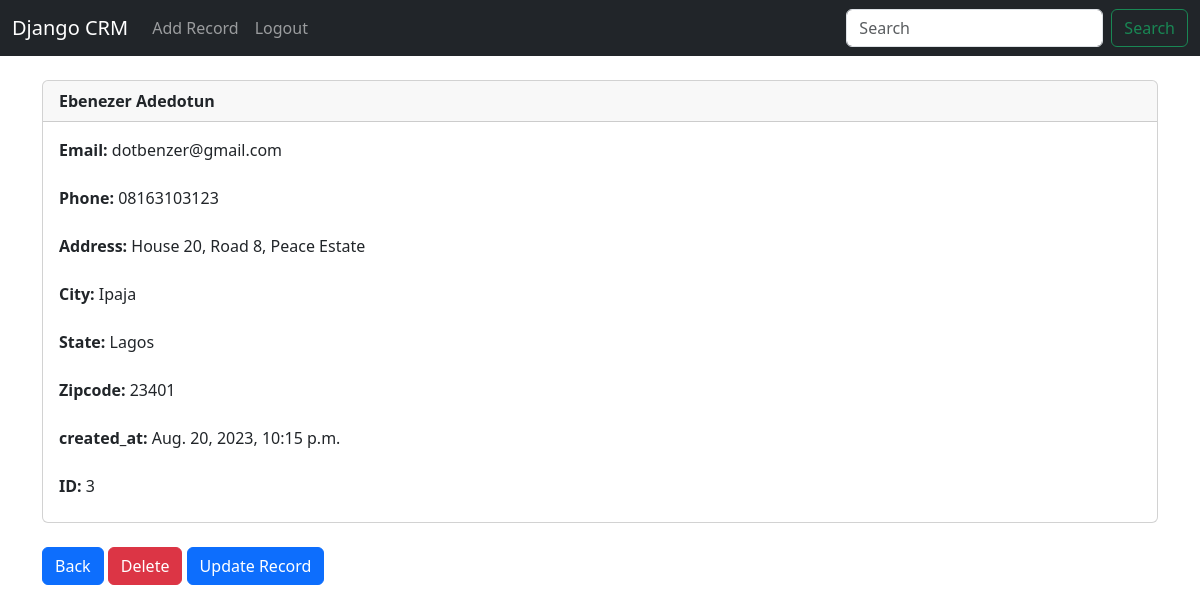
Screenshot of /record/3 (signed in) with the database file from the repository.
### customercrm/models.py (models this page shows, shortened)
class Record(models.Model):
    created_at = models.DateTimeField(auto_now_add=True)
    first_name = models.CharField(max_length=50)
    last_name = models.CharField(max_length=50)
    email = models.CharField(max_length=100)
    phone = models.CharField(max_length=50)
    address = models.CharField(max_length=150)
    city = models.CharField(max_length=50)
    state = models.CharField(max_length=50)
    zipcode = models.CharField(max_length=20)

### customercrm/views.py (the view)
# urls.py: path('record/<int:pk>', views.customer_record, name='record'),
def customer_record(request, pk):
    if request.user.is_authenticated:
        customer_record = Record.objects.get(id=pk)
        return render(request, 'record.html', {'customer_record':customer_record})
    else:
        messages.success(request, 'You Must be logged In To View That Page...')
        return redirect('home')

### customercrm/templates/record.html
{% extends 'layout.html' %}
{% block content %}
<div class="card">
    <div class="card-header">
    <strong>{{ customer_record.first_name }}
    {{ customer_record.last_name }}</strong>
    </div>
    <div class="card-body">
      <p class="card-title">
        <strong>Email: </strong>{{ customer_record.email }}<br/><br/>
        <strong>Phone: </strong>{{ customer_record.phone }}<br/><br/>
        <strong>Address: </strong>{{ customer_record.address }}<br/><br/>
        <strong>City: </strong>{{ customer_record.city }}<br/><br/>
        <strong>State: </strong>{{ customer_record.state }}<br/><br/>
        <strong>Zipcode: </strong>{{ customer_record.zipcode }}<br/><br/>
        <strong>created_at: </strong>{{ customer_record.created_at }}<br/><br/>
        <strong>ID: </strong>{{ customer_record.id }}</p>
    </div>
  </div>
  <br/>
  <a href="{% url 'home' %}" class="btn btn-primary">Back</a>
  <a href="{% url 'delete_record' customer_record.id %}" class="btn btn-danger">Delete</a>
  <a href="{% url 'update_record' customer_record.id %}" class="btn btn-primary">Update Record</a>
{% endblock %}

### rows the page displays
Record: first_name "Ebenezer", last_name "Adedotun", email "dotbenzer@gmail.com", phone "08163103123", address "House 20, Road 8, Peace Estate", city "Ipaja", state "Lagos", zipcode "23401", created_at "Aug. 20, 2023, 10:15 p.m.", id "3"
